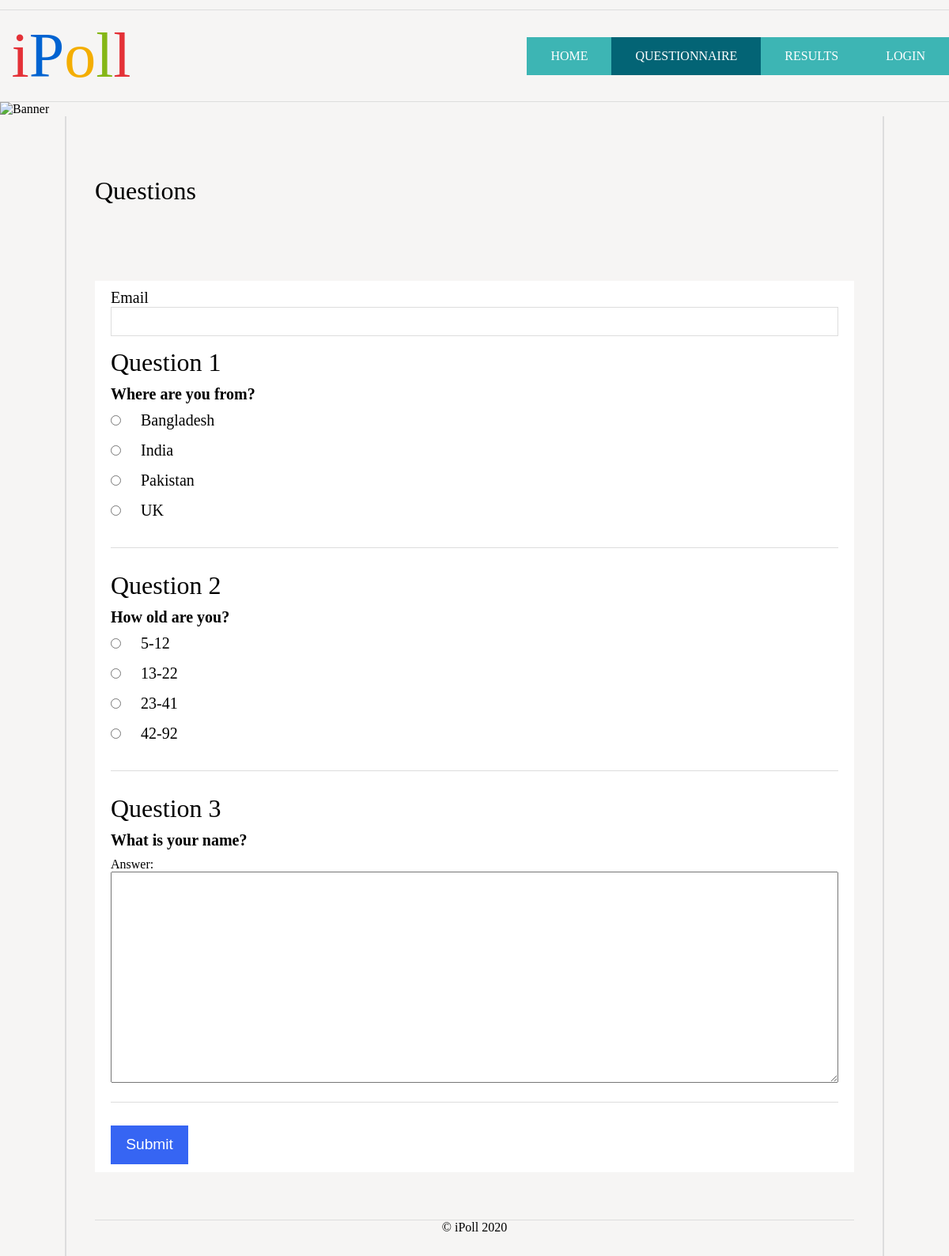
Page /questionnaire.php?q_id=4 on the committed database.
### tables this page shows
CREATE TABLE `questions` (
  `id` int NOT NULL,
  `user_id` int DEFAULT NULL,
  `question` text,
  `type` int NOT NULL,
  `is_global` tinyint(1) NOT NULL DEFAULT '1',
  `number_of_ans` int DEFAULT NULL,
  `added_on` datetime DEFAULT NULL
);

CREATE TABLE `answers` (
  `id` int NOT NULL,
  `question_id` int NOT NULL,
  `answer` text
);

### functions.php (called while the page is built, shortened)
<?php
include './admin/config.php';
function get_answers_by_question_id($id)
{
    global $conn;
    $stmt = $conn->prepare("SELECT * FROM answers WHERE question_id=:question_id");
    $stmt->execute(['question_id' => $id]);
    return $stmt->fetchAll();
}

### questionnaire.php (the view, shortened to what this page needs)
<?php include './includes/header.php';?>
<?php
    $email_error = '';
    $success_msg = '';
    if (isset($_GET['q_id'])) {
        $questionnaire_id = $_GET['q_id'];
        $stmt             = $conn->prepare("SELECT * FROM questionnaires WHERE id=:id");
        $stmt->execute([
            'id' => $questionnaire_id
        ]);
        $questionnaire = $stmt->fetch();
        $question_str_id   = $questionnaire['question_ids'];
        $stmt = $conn->prepare("SELECT * FROM questions WHERE id IN ($question_str_id) ORDER BY id DESC");
        $stmt->execute(['is_global' => 1]);
        $questions = $stmt->fetchAll();
    } else {
        $questions = array();
        $stmt2     = $conn->prepare("SELECT * FROM questionnaires ORDER BY id DESC");
        $stmt2->execute();
        $questionnaires = $stmt2->fetchAll();
    }
?>
<main>
    <?php echo count($questions) > 0 ? "<h1>Questions</h1>" : "<h1>Questionnaires</h1>"; ?>
    <h4 class="text-danger text-center error-message"><?php echo $email_error; ?></h4>
    <h4 class="text-success text-center success-message"><?php echo $success_msg; ?></h4>
    <ul class="questions mt-3">
        <?php if (count($questions) > 0): ?>
        <form class="question-form" action="<?php echo $_SERVER['REQUEST_URI']; ?>" method="POST">
            <div class="form-group">
                <label for="email">Email</label>
                <input type="email" id="email" name="email"
                    value="<?php echo isset($_SESSION['polling_email']) ? $_SESSION['polling_email'] : ''; ?>"
                    require="required">
            </div>
            <?php foreach ($questions as $index => $question): ?>
            <li>
                <h2>Question <?php echo $index + 1; ?></h2>
                <h3><?php echo $question['question'] ?></h3>
                <?php $answers = get_answers_by_question_id($question['id']);?>
                <?php if ($question['type'] == 3): ?>
                <label>Answer:</label>
                <textarea name="open[<?php echo $question['id']; ?>]"></textarea>
                <?php else: ?>
                <?php if (count($answers)): ?>
                <?php foreach ($answers as $answer): ?>
                <div class="form-group check-input">
                    <input type="radio" id="answer_<?php echo $answer['id']; ?>"
                        name="radio[<?php echo $question['id'] ?>]" value="<?php echo $answer['id'] ?>" />
                    <label for="answer_<?php echo $answer['id']; ?>"><?php echo $answer['answer'] ?></label>
                </div>
                <?php endforeach;?>
                <?php endif;?>
                <?php endif;?>
            </li>
            <?php endforeach;?>
            <input type="submit" name="front_answer_submit" value="Submit" />
        </form>
        <?php endif;?>
    </ul>
    <?php include './includes/footer.php';?>

### ipoll.css (style rules this page uses)
* { margin: 0; padding: 0; }
body { font-family: 'Oxygen-Regular'; background-color: #f6f5f4; max-width: 100vw; overflow-x: hidden; }
h1, h2, h3, h4 { font-weight: normal; }
form { display: block; }
.questions { list-style-type: none; }
h2, h3 { display: block; float: none; }
main { padding: 3vw; display: block; overflow: hidden; width: 80vw; margin: auto; border-left: 2px solid #ddd; border-right: 2px solid #ddd; }
main h1 { margin-top: 40px; margin-bottom: 40px; }
textarea { width: 100%; height: 20em; padding: 10px 20px; box-sizing: border-box; }
label { font-size: 1em; margin-bottom: 0.5em; }
input[type=email], input[type=text], input[type=password] { padding: 10px 20px; width: 100%; border: 1px solid #ddd; outline: none; box-sizing: border-box; }
main form input[type=submit] { background-color: #3665f3; color: white; flex-grow: 0; margin-left: auto; font-size: 1.2em; padding: 0.7em 1em; cursor: pointer; border: 0; }
.text-center { text-align: center; }
.question-form { padding: 10px 20px; box-sizing: border-box; background: #fff; }
.question-form h2 { font-size: 32px; margin-bottom: 10px; }
.question-form li { display: block; margin-bottom: 29px; width: 100%; float: left; border-bottom: 1px solid #ddd; padding-bottom: 20px; }
.question-form h3 { font-size: 20px; font-weight: bold; margin-bottom: 10px; }
.check-input label { margin-left: 20px; }
.form-group { margin-bottom: 15px; font-size: 20px; }
.text-danger { color: #ff0000; }
.text-success { color: #036475; }
.mt-3 { margin-top: 15px; }
.error-message { padding: 10px 0; font-size: 22px; }
.success-message { padding: 10px 0; font-size: 22px; }

### rows in the picture
questions: question "Where are you from?"
answers: answer "Bangladesh"
answers: answer "India"
answers: answer "Pakistan"
answers: answer "UK"
questions: question "How old are you?"
answers: answer "5-12"
answers: answer "13-22"
answers: answer "23-41"
answers: answer "42-92"
questions: question "What is your name?"
